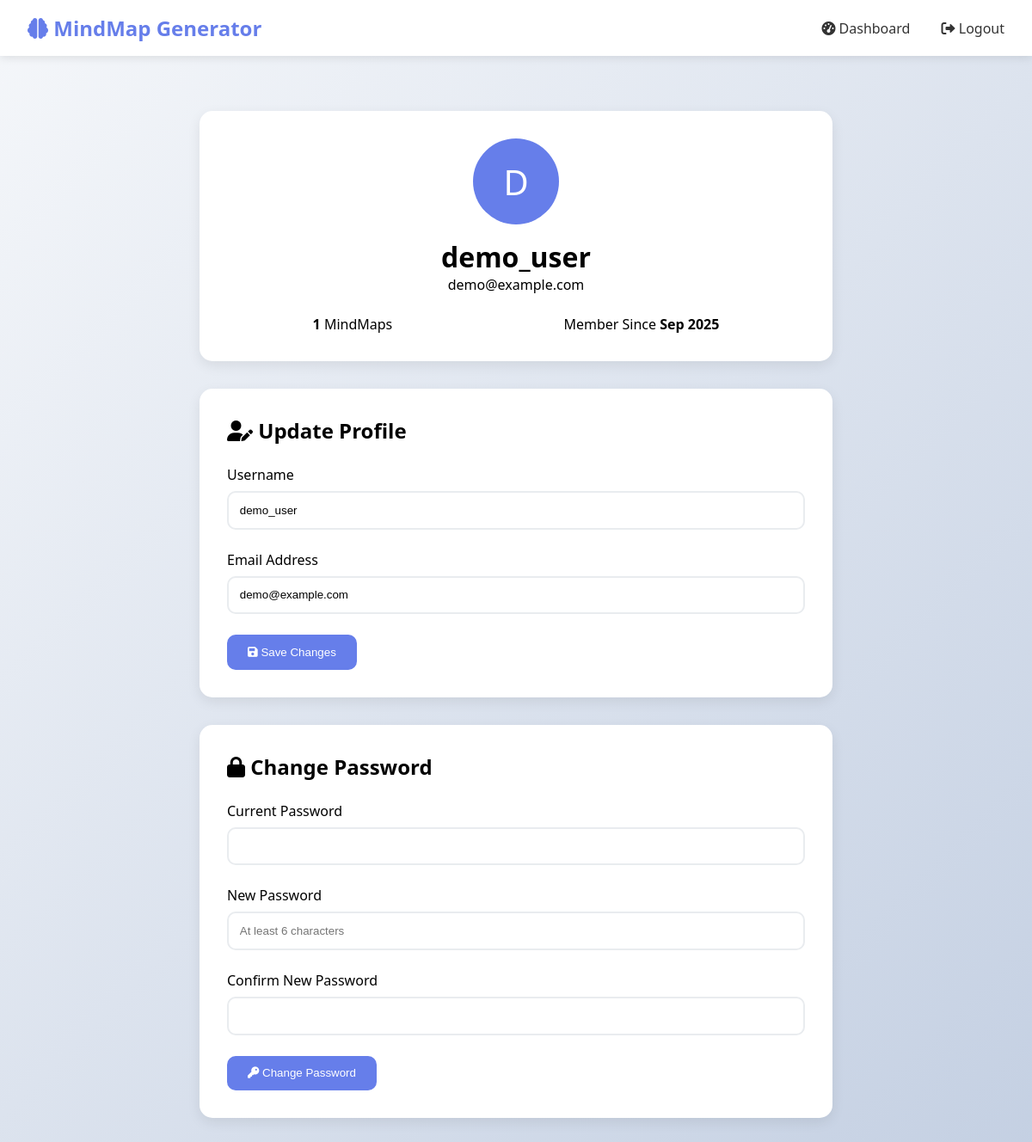
The app's page /profile.php (signed in) with its own data.
### tables this page shows
CREATE TABLE users (
    userId INT AUTO_INCREMENT PRIMARY KEY,
    username VARCHAR(50) UNIQUE NOT NULL,
    email VARCHAR(100) UNIQUE NOT NULL,
    passwordHash VARCHAR(255) NOT NULL,
    createdAt TIMESTAMP DEFAULT CURRENT_TIMESTAMP
);

### profile.php (the view, shortened to what this page needs)
<?php
require_once 'config.php';
try {
    $stmt = $pdo->prepare("SELECT username, email, createdAt FROM users WHERE userId = ?");
    $stmt->execute([$_SESSION['user_id']]);
    $user = $stmt->fetch();
    $stmt = $pdo->prepare("SELECT COUNT(*) as total FROM mindmaps WHERE userId = ?");
    $stmt->execute([$_SESSION['user_id']]);
    $mindmapCount = $stmt->fetch()['total'];
} catch(PDOException $e) {
    $error = 'Error fetching user data.';
    $user = ['username' => '', 'email' => '', 'createdAt' => ''];
    $mindmapCount = 0;
}
?>
<!DOCTYPE html>
<html lang="en">
<head>
    <link href="https://cdnjs.cloudflare.com/ajax/libs/font-awesome/6.0.0/css/all.min.css" rel="stylesheet">
</head>
<body>
    <nav class="navbar">
        <div class="nav-container">
            <a href="dashboard.php" class="logo"><i class="fas fa-brain"></i> MindMap Generator</a>
            <div class="nav-links">
                <a href="dashboard.php"><i class="fas fa-tachometer-alt"></i> Dashboard</a>
                <a href="logout.php"><i class="fas fa-sign-out-alt"></i> Logout</a>
            </div>
        </div>
    </nav>
    <main class="main-content">
        <div class="profile-header">
            <div class="avatar"><?php echo strtoupper(substr($user['username'], 0, 1)); ?></div>
            <h1><?php echo htmlspecialchars($user['username']); ?></h1>
            <p><?php echo htmlspecialchars($user['email']); ?></p>
            <div class="profile-stats">
                <div><strong><?php echo $mindmapCount; ?></strong> MindMaps</div>
                <div>Member Since <strong><?php echo date('M Y', strtotime($user['createdAt'])); ?></strong></div>
            </div>
        </div>
        <div class="form-section">
            <h2><i class="fas fa-user-edit"></i> Update Profile</h2>
            <form method="POST" action="profile.php">
                <div class="form-group">
                    <label for="username">Username</label>
                    <input type="text" id="username" name="username" class="form-control" value="<?php echo htmlspecialchars($user['username']); ?>" required>
                </div>
                <div class="form-group">
                    <label for="email">Email Address</label>
                    <input type="email" id="email" name="email" class="form-control" value="<?php echo htmlspecialchars($user['email']); ?>" required>
                </div>
                <button type="submit" name="update_profile" class="btn"><i class="fas fa-save"></i> Save Changes</button>
            </form>
        </div>
        <div class="form-section">
            <h2><i class="fas fa-lock"></i> Change Password</h2>
            <form method="POST" action="profile.php">
                <div class="form-group">
                    <label for="current_password">Current Password</label>
                    <input type="password" id="current_password" name="current_password" class="form-control" required>
                </div>
                <div class="form-group">
                    <label for="new_password">New Password</label>
                    <input type="password" id="new_password" name="new_password" class="form-control" placeholder="At least 6 characters" required>
                </div>
                <div class="form-group">
                    <label for="confirm_password">Confirm New Password</label>
                    <input type="password" id="confirm_password" name="confirm_password" class="form-control" required>
                </div>
                <button type="submit" name="change_password" class="btn"><i class="fas fa-key"></i> Change Password</button>
            </form>
        </div>
    </main>
</body>
</html>

### profile.php (style rules this page uses)
* { margin: 0; padding: 0; box-sizing: border-box; }
body { font-family: 'Segoe UI', sans-serif; background: linear-gradient(135deg, #f5f7fa 0%, #c3cfe2 100%); min-height: 100vh; }
.navbar { background: white; box-shadow: 0 2px 10px rgba(0,0,0,0.1); padding: 1rem 0; }
.nav-container { max-width: 1200px; margin: 0 auto; display: flex; justify-content: space-between; align-items: center; padding: 0 2rem; }
.logo { font-size: 1.5rem; font-weight: bold; color: #667eea; text-decoration: none; }
.nav-links a { color: #333; text-decoration: none; margin-left: 2rem; }
.main-content { max-width: 800px; margin: 2rem auto; padding: 2rem; }
.profile-header { background: white; padding: 2rem; border-radius: 15px; box-shadow: 0 5px 15px rgba(0,0,0,0.08); margin-bottom: 2rem; text-align: center; }
.avatar { width: 100px; height: 100px; background: #667eea; border-radius: 50%; display: flex; align-items: center; justify-content: center; color: white; font-size: 2.5rem; margin: 0 auto 1rem; }
.profile-stats { display: flex; justify-content: space-around; margin-top: 1.5rem; }
.form-section { background: white; padding: 2rem; border-radius: 15px; box-shadow: 0 5px 15px rgba(0,0,0,0.08); margin-bottom: 2rem; }
.form-section h2 { margin-bottom: 1.5rem; }
.form-group { margin-bottom: 1.5rem; }
.form-group label { display: block; margin-bottom: 0.5rem; font-weight: 500; }
.form-control { width: 100%; padding: 0.8rem; border: 2px solid #e9ecef; border-radius: 10px; }
.btn { padding: 0.8rem 1.5rem; border: none; border-radius: 10px; background: #667eea; color: white; cursor: pointer; }

### records on screen
users: username "D", username "demo_user", email "demo@example.com", createdAt "Sep 2025"

### other values on screen
$mindmapCount "1"
